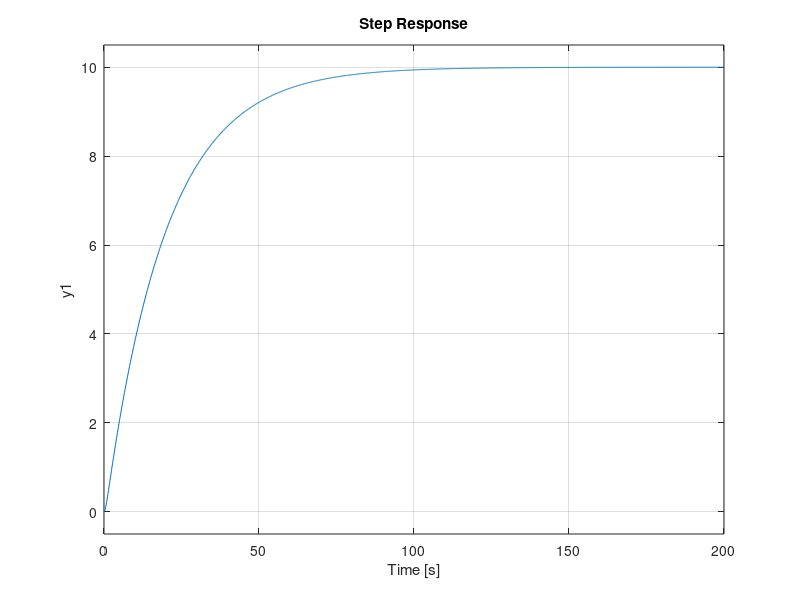

This chart was generated by the following MATLAB code:
clc 
s=tf('s'); 
g1=0.1/s; 
g2=1/(s+2); 
g3=series(g1,g2);
%ForUnityfeedbackpathtransferfunction: 
g=feedback(g3,1)
step(10*g)